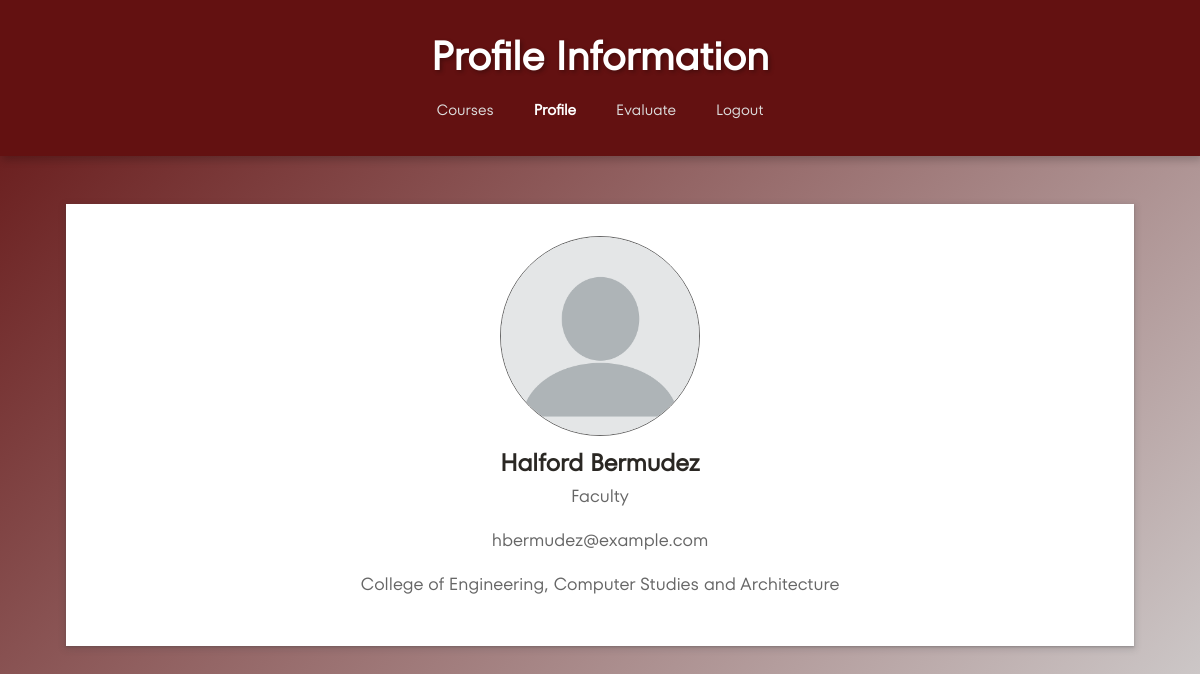
Page /End-Users/userprofile.php (signed in) on the committed database.
### tables this page shows
CREATE TABLE `faculty` (
  `faculty_id` int(11) NOT NULL,
  `username` varchar(255) NOT NULL,
  `password` varchar(255) DEFAULT NULL,
  `email` varchar(255) NOT NULL,
  `created_at` timestamp NOT NULL DEFAULT current_timestamp(),
  `updated_at` timestamp NOT NULL DEFAULT current_timestamp() ON UPDATE current_timestamp(),
  `first_name` varchar(255) DEFAULT NULL,
  `last_name` varchar(255) DEFAULT NULL,
  `department_id` int(11) DEFAULT NULL,
  `phone_number` varchar(15) DEFAULT NULL,
  `profile_image` varchar(220) DEFAULT 'uploads/default_image.jpg'
);

CREATE TABLE `departments` (
  `department_id` int(11) NOT NULL,
  `department_name` varchar(255) NOT NULL,
  `created_at` timestamp NOT NULL DEFAULT current_timestamp(),
  `department_description` varchar(500) DEFAULT NULL,
  `department_code` varchar(10) DEFAULT NULL,
  `updated_at` timestamp NOT NULL DEFAULT current_timestamp() ON UPDATE current_timestamp()
);

### End-Users/userprofile.php (the view, shortened to what this page needs)
<?php
require_once('db/databasecon.php');
$email = $_SESSION['email'];
$name = $_SESSION['name'];
$user_type = $_SESSION['user_type'];
$department = "";
$profile_image = "";
$num_courses = 0;
$sql = "";
if ($user_type == 'students') {
    $sql = "
        SELECT s.profile_image, COUNT(sc.course_section_id)
        FROM students s
        LEFT JOIN student_courses sc ON s.student_id = sc.student_id
        LEFT JOIN course_sections cs ON sc.course_section_id = cs.course_section_id
        WHERE s.email = ?
        GROUP BY s.profile_image";
} elseif ($user_type == 'faculty') {
    $sql = "
        SELECT f.profile_image, d.department_name
        FROM faculty f
        JOIN departments d ON f.department_id = d.department_id
        WHERE f.email = ?";
} elseif ($user_type == 'program_chair') {
    $sql = "
        SELECT pc.profile_image, d.department_name
        FROM program_chairs pc
        JOIN departments d ON pc.department_id = d.department_id
        WHERE pc.email = ?";
}
$stmt = $conn->prepare($sql);
$stmt->bind_param("s", $email);
$stmt->execute();
$stmt->store_result();
if ($user_type == 'students') {
    $stmt->bind_result($profile_image, $num_courses);
} else {
    $stmt->bind_result($profile_image, $department);
}
?>
<!DOCTYPE html>
<html lang="en">
<head>
    <link rel="stylesheet" href="Styles/styles.css">
    <?php include 'modals.php' ?>
</head>
<body>
    <div class="header">
        <div class="nav-title">
            <h1>
                Profile Information
            </h1>
        </div>
        <nav>
            <div class="nav-items">
                <?php
                $current_page = basename($_SERVER['PHP_SELF']);
                if ($user_type == 'students') {
                    echo '<a href="students/student_dashboard.php" class="' . ($current_page == 'student_dashboard.php' ? 'active' : '') . '">
                    <img src="../frontend/assets/icons/course.svg" alt="Course" class="nav-icon">
                    <span class="nav-text">Courses</span>
                  </a>';
                } elseif ($user_type == 'faculty') {
                    echo '<a href="faculty/faculty_dashboard.php" class="' . ($current_page == 'faculty_dashboard.php' ? 'active' : '') . '">
                    <img src="../frontend/assets/icons/course.svg" alt="Course" class="nav-icon">
                    <span class="nav-text">Courses</span>
                  </a>';
                } elseif ($user_type == 'program_chair') {
                    echo '<a href="program_chair/program_chair_dashboard.php" class="' . ($current_page == 'program_chair_dashboard.php' ? 'active' : '') . '">
                    <img src="../frontend/assets/icons/department.svg" alt="Department" class="nav-icon">
                    <span class="nav-text">Department</span>
                  </a>';
                }
                echo '<a href="userprofile.php" class="' . ($current_page == 'userprofile.php' ? 'active' : '') . '">
                <img src="../frontend/assets/icons/account.svg" alt="Profile" class="nav-icon">
                <span class="nav-text">Profile</span>
              </a>';
                if ($user_type == 'students') {
                    echo '<a href="students/student_evaluation.php" class="' . ($current_page == 'student_evaluation.php' ? 'active' : '') . '">
                    <img src="../frontend/assets/icons/evaluation.svg" alt="Evaluate" class="nav-icon">
                    <span class="nav-text">Evaluate</span>
                  </a>';
                } elseif ($user_type == 'faculty') {
                    echo '<a href="faculty/faculty_evaluation.php" class="' . ($current_page == 'faculty_evaluation.php' ? 'active' : '') . '">
                    <img src="../frontend/assets/icons/evaluation.svg" alt="Evaluate" class="nav-icon">
                    <span class="nav-text">Evaluate</span>
                  </a>';
                } elseif ($user_type == 'program_chair') {
                    echo '<a href="program_chair/program_chair_evaluation.php" class="' . ($current_page == 'program_chair_evaluation.php' ? 'active' : '') . '">
                    <img src="../frontend/assets/icons/evaluation.svg" alt="Evaluate" class="nav-icon">
                    <span class="nav-text">Evaluate</span>
                  </a>';
                }
                echo '<a onclick="showLogoutModalProfile()">
                <img src="../frontend/assets/icons/logout.svg" alt="Logout" class="nav-icon">
                <span class="nav-text">Logout</span>
              </a>';
                ?>
            </div>
        </nav>
    </div>
    <div class="container">
        <div class="card">
            <div class="profile">
                <img src="<?php echo htmlspecialchars($profile_image); ?>" alt="Profile Picture"
                    onerror="this.onerror=null; this.src='uploads/default_image.jpg';" class="profile-pic"
                    onclick="openModal()">
                <h2><?php echo htmlspecialchars($name); ?></h2>
            </div>
            <div>
                <?php
                if ($user_type == 'students') {
                    echo "<p>Student</p>";
                } elseif ($user_type == 'faculty') {
                    echo "<p>Faculty</p>";
                } elseif ($user_type == 'program_chair') {
                    echo "<p>Program Chair</p>";
                }
                ?>
                <p><?php echo htmlspecialchars($email); ?></p>
                <?php if ($user_type == 'faculty' || $user_type == 'program_chair'): ?>
                    <p><?php echo htmlspecialchars($department); ?></p>
                <?php endif; ?>
            </div>
    </div>
</body>
</html>

### End-Users/Styles/styles.css (style rules this page uses)
:root { --primary: #631111; --primary-dark: #600000; --primary-light: #ff9999; --accent: #ffd700; --text-dark: #2d3748; --text-light: #718096; --background-light: #f5f5f5; --background-gradient: linear-gradient(135deg, #f5f5f5, #ffffff); --white: #ffffff; --gray-100: #f7fafc; --gray-200: #edf2f7; --gray-300: #e2e8f0; --success: #48bb78; --error: #f56565; --shadow-sm: 0 2px 4px rgba(0, 0, 0, 0.1); --shadow-md: 0 4px 6px rgba(0, 0, 0, 0.1); --shadow-lg: 0 10px 15px rgba(0, 0, 0, 0.15); --gradient-primary: linear-gradient(135deg, #800000 0%, #b30000 100%); --gradient-light: linear-gradient(135deg, #fff5f5 0%, #fff 100%); --gradient-overlay: rgba(0, 0, 0, 0.4); }
* { margin: 0; padding: 0; box-sizing: border-box; }
body { font-family: myFont2; background: linear-gradient(135deg, #631111, #D3D3D3); background-repeat: no-repeat; background-attachment: fixed; background-size: cover; color: #2A2723; line-height: 1.6; margin: 0; height: 100vh; }
.header { background: #631111; padding: 1.5rem 0; text-align: center; color: #fff; position: relative; top: 0; z-index: 100; box-shadow: 2px 4px 8px rgba(0, 0, 0, 0.2); }
.header h1 { font-size: 2.5rem; text-shadow: 2px 2px 4px rgba(0, 0, 0, 0.3); }
nav { display: flex; justify-content: center; align-items: center; width: 100%; }
.nav-items { position: relative; display: flex; }
.nav-items a { display: flex; align-items: center; text-decoration: none; color: #ddd; padding: 10px 20px; position: relative; font-size: 15px; transition: color 0.3s ease; }
.nav-items a .nav-text { display: inline-block; }
.nav-items a.active { color: white; font-weight: bold; }
.nav-items a::after { content: ""; position: absolute; bottom: 0; left: 0; width: 100%; height: 3px; background-color: white; transform: scaleX(0); transform-origin: right; transition: transform 0.3s ease; }
.nav-items a.active::after { transform: scaleX(1); transform-origin: left; }
.nav-items a.active::after { transform-origin: left; transform: scaleX(1); }
.nav-items a::after { content: ""; position: absolute; top: -4px; left: 0; width: 100%; height: 4px; background-color: var(--primary); transform: scaleX(0); transform-origin: left; transition: transform 0.3s ease-in-out; }
.nav-items a.active::after { transform: scaleX(1); }
.container { max-width: 1100px; margin: 2rem auto; padding: 1rem; background: var(--secondary-color); border-radius: 12px; box-shadow: var(--shadow-large); }
.card p { font-size: 1.1rem; margin-bottom: 1rem; color: #666; }
.profile-pic { width: 200px; height: 200px; border-radius: 50%; border: 1px solid #666; box-shadow: var(--shadow-small); transition: var(--transition-speed); object-fit: cover; cursor: pointer; }
.card { text-align: center; padding: 2rem; background: white; box-shadow: rgba(60, 64, 67, 0.3) 0px 1px 2px 0px, rgba(60, 64, 67, 0.15) 0px 2px 6px 2px; }

### rows in the picture
faculty: profile_image (placeholder picture), department.department_name "College of Engineering, Computer Studies and Architecture"

### other values in the picture
$name "Halford Bermudez"
$email "hbermudez@example.com"
